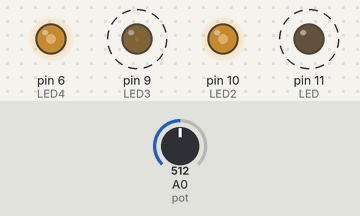
Simulated run of this sketch. Board: Arduino Uno, built with avr-gcc and run on an emulated ATmega328P. On the bench: output pins drawn as LEDs (lit = HIGH). Dashed ring = blinking. The test bench sets the inputs (shaded band); at power-on: A0 (pot) = 512.

Above: at 1.0 s.
1.3 s: A0 (pot) set to 122
At 1.79 s:
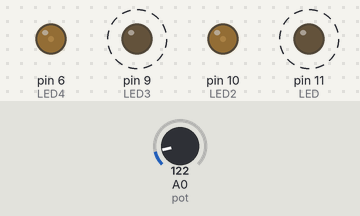
4.3 s: A0 (pot) set to 0
At 5.5 s:
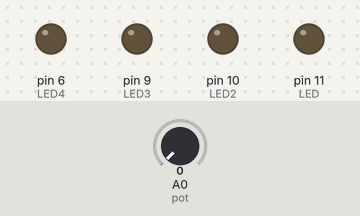
5.9 s: A0 (pot) set to 716
At 6.1 s:
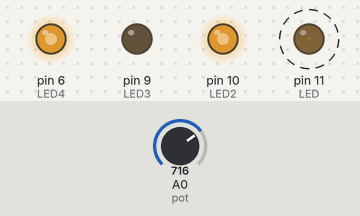
8.9 s: A0 (pot) set to 900
At 9.33 s:
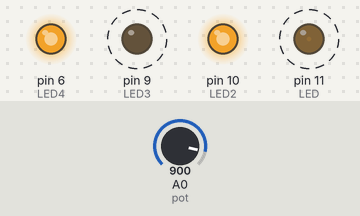
Timing chart, 0 to 12.9 s (numbered marks = the images above; inputs shaded):
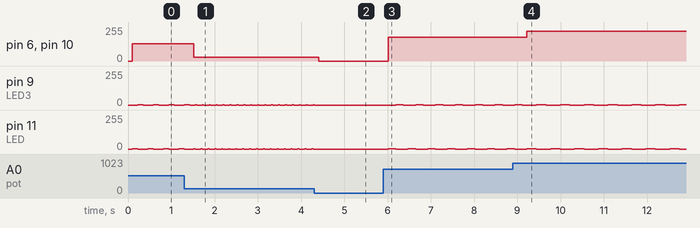

The sketch:

MTEC_2280_pot___LED.ino
```cpp
const int pot = A0;
const int LED = 11;// intializes LED
const int LED2 =10;// intializes LED
const int LED3 = 9;// intializes LED
const int LED4 = 6;// intializes LED
int val =0; // values for Pot


void setup()
{
pinMode(LED, OUTPUT);
pinMode(LED2, OUTPUT);
pinMode(LED3, OUTPUT);
pinMode(LED4, OUTPUT);
// intialize serial communication at 9600 bits persecond
}
void loop()
{
val = analogRead(pot);// value variables for pot
val = val/4;
delay(100);
analogWrite(LED2,val);
analogWrite(LED4,val);
analogWrite(LED,HIGH);
delay(val);
analogWrite(LED,LOW);
analogWrite(LED3,HIGH);
delay(val);
analogWrite(LED3,LOW);
}
```

Measured:
- after the input at 1.3 s, pin 6 (LED4), pin 10 (LED2): 128/255 → 30/255 after 0.22 s; pin 9 (LED3), pin 11 (LED): alternates 1/255 for 0.03 s and 0/255 for 0.13 s, starting after 0.26 s
- after the input at 4.3 s, pin 6 (LED4), pin 10 (LED2): 30/255 → 0/255 after 0.11 s; pin 9 (LED3): goes on until 4.3 s, then stays 0/255; pin 11 (LED): stops changing and stays 0/255
- after the input at 5.9 s, pin 6 (LED4), pin 10 (LED2): 0/255 → 179/255 after 0.11 s; pin 9 (LED3): alternates 1/255 for 0.18 s and 0/255 for 0.28 s, starting after 0.29 s; pin 11 (LED): alternates 1/255 for 0.18 s and 0/255 for 0.28 s, starting after 0.11 s
- after the input at 8.9 s, pin 6 (LED4), pin 10 (LED2): 179/255 → 225/255 after 0.32 s
- by itself, pin 9 (LED3), pin 11 (LED): alternates 1/255 for 0.13 s and 0/255 for 0.23 s
